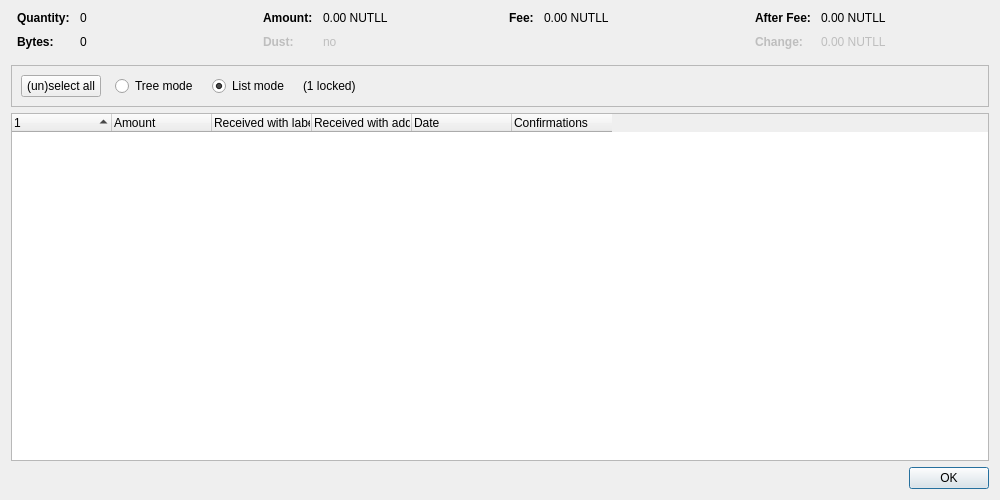
<?xml version="1.0" encoding="UTF-8"?>
<ui version="4.0">
 <class>CoinControlDialog</class>
 <widget class="QDialog" name="CoinControlDialog">
  <property name="geometry">
   <rect>
    <x>0</x>
    <y>0</y>
    <width>1000</width>
    <height>500</height>
   </rect>
  </property>
  <property name="windowTitle">
   <string>Coin Selection</string>
  </property>
  <layout class="QVBoxLayout" name="verticalLayout">
   <item>
    <layout class="QHBoxLayout" name="horizontalLayoutTop" stretch="0,0,0,0">
     <property name="topMargin">
      <number>0</number>
     </property>
     <property name="bottomMargin">
      <number>10</number>
     </property>
     <item>
      <layout class="QFormLayout" name="formLayoutCoinControl1">
       <property name="horizontalSpacing">
        <number>10</number>
       </property>
       <property name="verticalSpacing">
        <number>10</number>
       </property>
       <property name="leftMargin">
        <number>6</number>
       </property>
       <property name="rightMargin">
        <number>6</number>
       </property>
       <item row="0" column="0">
        <widget class="QLabel" name="labelCoinControlQuantityText">
         <property name="font">
          <font>
           <weight>75</weight>
           <bold>true</bold>
          </font>
         </property>
         <property name="text">
          <string>Quantity:</string>
         </property>
        </widget>
       </item>
       <item row="0" column="1">
        <widget class="QLabel" name="labelCoinControlQuantity">
         <property name="cursor">
          <cursorShape>IBeamCursor</cursorShape>
         </property>
         <property name="contextMenuPolicy">
          <enum>Qt::ActionsContextMenu</enum>
         </property>
         <property name="text">
          <string notr="true">0</string>
         </property>
         <property name="textInteractionFlags">
          <set>Qt::LinksAccessibleByMouse|Qt::TextSelectableByKeyboard|Qt::TextSelectableByMouse</set>
         </property>
        </widget>
       </item>
       <item row="1" column="0">
        <widget class="QLabel" name="labelCoinControlBytesText">
         <property name="font">
          <font>
           <weight>75</weight>
           <bold>true</bold>
          </font>
         </property>
         <property name="text">
          <string>Bytes:</string>
         </property>
        </widget>
       </item>
       <item row="1" column="1">
        <widget class="QLabel" name="labelCoinControlBytes">
         <property name="cursor">
          <cursorShape>IBeamCursor</cursorShape>
         </property>
         <property name="contextMenuPolicy">
          <enum>Qt::ActionsContextMenu</enum>
         </property>
         <property name="text">
          <string notr="true">0</string>
         </property>
         <property name="textInteractionFlags">
          <set>Qt::LinksAccessibleByMouse|Qt::TextSelectableByKeyboard|Qt::TextSelectableByMouse</set>
         </property>
        </widget>
       </item>
      </layout>
     </item>
     <item>
      <layout class="QFormLayout" name="formLayoutCoinControl2">
       <property name="horizontalSpacing">
        <number>10</number>
       </property>
       <property name="verticalSpacing">
        <number>10</number>
       </property>
       <property name="leftMargin">
        <number>6</number>
       </property>
       <property name="rightMargin">
        <number>6</number>
       </property>
       <item row="0" column="0">
        <widget class="QLabel" name="labelCoinControlAmountText">
         <property name="font">
          <font>
           <weight>75</weight>
           <bold>true</bold>
          </font>
         </property>
         <property name="text">
          <string>Amount:</string>
         </property>
        </widget>
       </item>
       <item row="0" column="1">
        <widget class="QLabel" name="labelCoinControlAmount">
         <property name="cursor">
          <cursorShape>IBeamCursor</cursorShape>
         </property>
         <property name="contextMenuPolicy">
          <enum>Qt::ActionsContextMenu</enum>
         </property>
         <property name="text">
          <string notr="true">0.00 NUTLL</string>
         </property>
         <property name="textInteractionFlags">
          <set>Qt::LinksAccessibleByMouse|Qt::TextSelectableByKeyboard|Qt::TextSelectableByMouse</set>
         </property>
        </widget>
       </item>
       <item row="1" column="0">
        <widget class="QLabel" name="labelCoinControlLowOutputText">
         <property name="enabled">
          <bool>false</bool>
         </property>
         <property name="font">
          <font>
           <weight>75</weight>
           <bold>true</bold>
          </font>
         </property>
         <property name="text">
          <string>Dust:</string>
         </property>
        </widget>
       </item>
       <item row="1" column="1">
        <widget class="QLabel" name="labelCoinControlLowOutput">
         <property name="enabled">
          <bool>false</bool>
         </property>
         <property name="cursor">
          <cursorShape>IBeamCursor</cursorShape>
         </property>
         <property name="contextMenuPolicy">
          <enum>Qt::ActionsContextMenu</enum>
         </property>
         <property name="text">
          <string notr="true">no</string>
         </property>
         <property name="textInteractionFlags">
          <set>Qt::LinksAccessibleByMouse|Qt::TextSelectableByKeyboard|Qt::TextSelectableByMouse</set>
         </property>
        </widget>
       </item>
      </layout>
     </item>
     <item>
      <layout class="QFormLayout" name="formLayoutCoinControl3">
       <property name="horizontalSpacing">
        <number>10</number>
       </property>
       <property name="verticalSpacing">
        <number>10</number>
       </property>
       <property name="leftMargin">
        <number>6</number>
       </property>
       <property name="rightMargin">
        <number>6</number>
       </property>
       <item row="0" column="0">
        <widget class="QLabel" name="labelCoinControlFeeText">
         <property name="font">
          <font>
           <weight>75</weight>
           <bold>true</bold>
          </font>
         </property>
         <property name="text">
          <string>Fee:</string>
         </property>
        </widget>
       </item>
       <item row="0" column="1">
        <widget class="QLabel" name="labelCoinControlFee">
         <property name="cursor">
          <cursorShape>IBeamCursor</cursorShape>
         </property>
         <property name="contextMenuPolicy">
          <enum>Qt::ActionsContextMenu</enum>
         </property>
         <property name="text">
          <string notr="true">0.00 NUTLL</string>
         </property>
         <property name="textInteractionFlags">
          <set>Qt::LinksAccessibleByMouse|Qt::TextSelectableByKeyboard|Qt::TextSelectableByMouse</set>
         </property>
        </widget>
       </item>
      </layout>
     </item>
     <item>
      <layout class="QFormLayout" name="formLayoutCoinControl4">
       <property name="horizontalSpacing">
        <number>10</number>
       </property>
       <property name="verticalSpacing">
        <number>10</number>
       </property>
       <property name="leftMargin">
        <number>6</number>
       </property>
       <property name="rightMargin">
        <number>6</number>
       </property>
       <item row="0" column="0">
        <widget class="QLabel" name="labelCoinControlAfterFeeText">
         <property name="font">
          <font>
           <weight>75</weight>
           <bold>true</bold>
          </font>
         </property>
         <property name="text">
          <string>After Fee:</string>
         </property>
        </widget>
       </item>
       <item row="0" column="1">
        <widget class="QLabel" name="labelCoinControlAfterFee">
         <property name="cursor">
          <cursorShape>IBeamCursor</cursorShape>
         </property>
         <property name="contextMenuPolicy">
          <enum>Qt::ActionsContextMenu</enum>
         </property>
         <property name="text">
          <string notr="true">0.00 NUTLL</string>
         </property>
         <property name="textInteractionFlags">
          <set>Qt::LinksAccessibleByMouse|Qt::TextSelectableByKeyboard|Qt::TextSelectableByMouse</set>
         </property>
        </widget>
       </item>
       <item row="1" column="0">
        <widget class="QLabel" name="labelCoinControlChangeText">
         <property name="enabled">
          <bool>false</bool>
         </property>
         <property name="font">
          <font>
           <weight>75</weight>
           <bold>true</bold>
          </font>
         </property>
         <property name="text">
          <string>Change:</string>
         </property>
        </widget>
       </item>
       <item row="1" column="1">
        <widget class="QLabel" name="labelCoinControlChange">
         <property name="enabled">
          <bool>false</bool>
         </property>
         <property name="cursor">
          <cursorShape>IBeamCursor</cursorShape>
         </property>
         <property name="contextMenuPolicy">
          <enum>Qt::ActionsContextMenu</enum>
         </property>
         <property name="text">
          <string notr="true">0.00 NUTLL</string>
         </property>
         <property name="textInteractionFlags">
          <set>Qt::LinksAccessibleByMouse|Qt::TextSelectableByKeyboard|Qt::TextSelectableByMouse</set>
         </property>
        </widget>
       </item>
      </layout>
     </item>
    </layout>
   </item>
   <item>
    <widget class="QFrame" name="frame">
     <property name="minimumSize">
      <size>
       <width>0</width>
       <height>40</height>
      </size>
     </property>
     <property name="frameShape">
      <enum>QFrame::StyledPanel</enum>
     </property>
     <property name="frameShadow">
      <enum>QFrame::Sunken</enum>
     </property>
     <layout class="QHBoxLayout" name="horizontalLayout">
      <item>
       <layout class="QHBoxLayout" name="horizontalLayoutPanel" stretch="0,0,0,0,0">
        <property name="spacing">
         <number>14</number>
        </property>
        <item>
         <widget class="QPushButton" name="pushButtonSelectAll">
          <property name="sizePolicy">
           <sizepolicy hsizetype="Maximum" vsizetype="Fixed">
            <horstretch>0</horstretch>
            <verstretch>0</verstretch>
           </sizepolicy>
          </property>
          <property name="text">
           <string>(un)select all</string>
          </property>
          <property name="autoDefault">
           <bool>false</bool>
          </property>
         </widget>
        </item>
        <item>
         <widget class="QRadioButton" name="radioTreeMode">
          <property name="sizePolicy">
           <sizepolicy hsizetype="Maximum" vsizetype="Fixed">
            <horstretch>0</horstretch>
            <verstretch>0</verstretch>
           </sizepolicy>
          </property>
          <property name="text">
           <string>Tree mode</string>
          </property>
         </widget>
        </item>
        <item>
         <widget class="QRadioButton" name="radioListMode">
          <property name="sizePolicy">
           <sizepolicy hsizetype="Maximum" vsizetype="Fixed">
            <horstretch>0</horstretch>
            <verstretch>0</verstretch>
           </sizepolicy>
          </property>
          <property name="text">
           <string>List mode</string>
          </property>
          <property name="checked">
           <bool>true</bool>
          </property>
         </widget>
        </item>
        <item>
         <widget class="QLabel" name="labelLocked">
          <property name="text">
           <string notr="true">(1 locked)</string>
          </property>
         </widget>
        </item>
        <item>
         <spacer name="horizontalSpacer">
          <property name="orientation">
           <enum>Qt::Horizontal</enum>
          </property>
          <property name="sizeHint" stdset="0">
           <size>
            <width>40</width>
            <height>20</height>
           </size>
          </property>
         </spacer>
        </item>
       </layout>
      </item>
     </layout>
    </widget>
   </item>
   <item>
    <widget class="CoinControlTreeWidget" name="treeWidget">
     <property name="contextMenuPolicy">
      <enum>Qt::CustomContextMenu</enum>
     </property>
     <property name="sortingEnabled">
      <bool>false</bool>
     </property>
     <property name="columnCount">
      <number>6</number>
     </property>
     <attribute name="headerShowSortIndicator" stdset="0">
      <bool>true</bool>
     </attribute>
     <attribute name="headerStretchLastSection">
      <bool>false</bool>
     </attribute>
     <column>
      <property name="text">
       <string/>
      </property>
     </column>
     <column>
      <property name="text">
       <string>Amount</string>
      </property>
     </column>
     <column>
      <property name="text">
       <string>Received with label</string>
      </property>
     </column>
     <column>
      <property name="text">
       <string>Received with address</string>
      </property>
     </column>
     <column>
      <property name="text">
       <string>Date</string>
      </property>
     </column>
     <column>
      <property name="text">
       <string>Confirmations</string>
      </property>
      <property name="toolTip">
       <string>Confirmed</string>
      </property>
     </column>
     <column>
      <property name="text">
       <string/>
      </property>
     </column>
     <column>
      <property name="text">
       <string/>
      </property>
     </column>
     <column>
      <property name="text">
       <string/>
      </property>
     </column>
     <column>
      <property name="text">
       <string/>
      </property>
     </column>
    </widget>
   </item>
   <item>
    <widget class="QDialogButtonBox" name="buttonBox">
     <property name="orientation">
      <enum>Qt::Horizontal</enum>
     </property>
     <property name="standardButtons">
      <set>QDialogButtonBox::Ok</set>
     </property>
    </widget>
   </item>
  </layout>
 </widget>
 <customwidgets>
  <customwidget>
   <class>CoinControlTreeWidget</class>
   <extends>QTreeWidget</extends>
   <header>qt/coincontroltreewidget.h</header>
  </customwidget>
 </customwidgets>
 <resources/>
 <connections/>
</ui>
